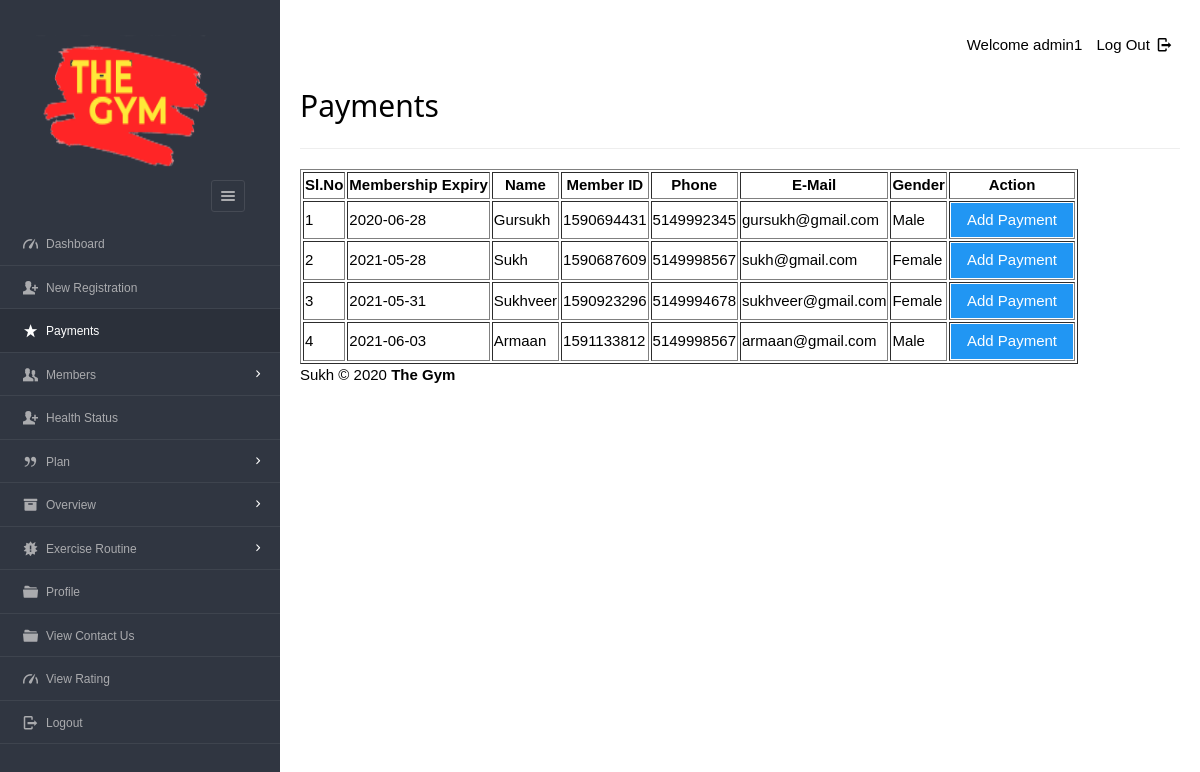
Page /dashboard/admin/payments.php (signed in) on the committed database.
### tables this page shows
CREATE TABLE `users` (
  `userid` varchar(20) NOT NULL,
  `username` varchar(40) NOT NULL,
  `gender` varchar(8) NOT NULL,
  `mobile` varchar(20) NOT NULL,
  `email` varchar(200) NOT NULL,
  `dob` varchar(10) NOT NULL,
  `joining_date` varchar(10) NOT NULL,
  `pass_key` varchar(100) NOT NULL
);

CREATE TABLE `enrolls_to` (
  `et_id` int(5) NOT NULL,
  `pid` varchar(8) NOT NULL,
  `uid` varchar(20) NOT NULL,
  `paid_date` varchar(15) DEFAULT NULL,
  `expire` varchar(15) DEFAULT NULL,
  `renewal` varchar(15) DEFAULT NULL,
  `discount` int(11) DEFAULT NULL,
  `price` int(11) DEFAULT NULL
);

### dashboard/admin/payments.php (the view, shortened to what this page needs)
<?php
require '../../include/db_conn.php';
?>
<!DOCTYPE html>
<html lang="en">
<head>
    <link rel="stylesheet" href="../../css/style.css"  id="style-resource-5">
    <link rel="stylesheet" href="../../css/dashMain.css">
    <link rel="stylesheet" type="text/css" href="../../css/entypo.css">
    <link href="a1style.css" type="text/css" rel="stylesheet">
</head>
      <body class="page-body  page-fade" onload="collapseSidebar()">
    	<div class="page-container sidebar-collapsed" id="navbarcollapse">
		<div class="sidebar-menu">
			<header class="logo-env">
			<div class="logo">
				<a href="main.php">
					<img src="../../images/logo.png" alt="" width="192" height="80" />
				</a>
			</div>
					<div class="sidebar-collapse" onclick="collapseSidebar()">
				<a href="#" class="sidebar-collapse-icon with-animation">
					<i class="entypo-menu"></i>
				</a>
			</div>
			</header>
    		<?php include('nav.php'); ?>
    	</div>
    		<div class="main-content">
				<div class="row">
					<div class="col-md-6 col-sm-8 clearfix">
					</div>
					<div class="col-md-6 col-sm-4 clearfix hidden-xs">
						<ul class="list-inline links-list pull-right">
							<li>Welcome <?php echo $_SESSION['full_name']; ?>
							</li>
							<li>
								<a href="logout.php">
									Log Out <i class="entypo-logout right"></i>
								</a>
							</li>
						</ul>
					</div>
				</div>
		<h2>Payments</h2>
		<hr />
		<table class="table table-bordered datatable" id="table-1" border=1>
			<thead>
				<tr>
					<th>Sl.No</th>
					<th>Membership Expiry</th>
					<th>Name</th>
					<th>Member ID</th>
					<th>Phone</th>
					<th>E-Mail</th>
					<th>Gender</th>
					<th>Action</th>
				</tr>
			</thead>
				<tbody>
				<?php
					$query  = "select * from enrolls_to where renewal='yes' ORDER BY expire";
					$result = mysqli_query($con, $query);
					$sno    = 1;
					if (mysqli_affected_rows($con) != 0) {
					    while ($row = mysqli_fetch_array($result, MYSQLI_ASSOC)) {
					        $uid   = $row['uid'];
					        $planid=$row['pid'];
					        $query1  = "select * from users WHERE userid='$uid'";
					        $result1 = mysqli_query($con, $query1);
					        if (mysqli_affected_rows($con) == 1) {
					            while ($row1 = mysqli_fetch_array($result1, MYSQLI_ASSOC)) {
					                 echo "<tr><td>".$sno."</td>";
					                echo "<td>" . $row['expire'] . "</td>";
					                echo "<td>" . $row1['username'] . "</td>";
					                echo "<td>" . $row1['userid'] . "</td>";
					                echo "<td>" . $row1['mobile'] . "</td>";
					                echo "<td>" . $row1['email'] . "</td>";
					                echo "<td>" . $row1['gender'] . "</td>";
					                $sno++;
					                echo "<td><form action='make_payments.php' method='post'><input type='hidden' name='userID' value='" . $uid . "'/>
					                <input type='hidden' name='planID' value='" . $planid . "'/><input type='submit' class='a1-btn a1-blue' value='Add Payment ' class='btn btn-info'/></form></td></tr>";
					                $uid = 0;
					            }
					        }
					    }
					}
					?>
				</tbody>
		</table>
			<?php include('footer.php'); ?>
    	</div>
    </body>
</html>

### css/style.css (style rules this page uses)
html { font-size: 62.5%; font-family: sans-serif; }
div { display: block; }
body { font-family: "Noto Sans", sans-serif, "Helvetica Neue", Helvetica, Arial, sans-serif; font-size: 12px; line-height: 1.428571429; display: block; margin: 0; }
*, *:before, *:after { box-sizing: border-box; }
a { text-decoration: none; background: transparent; }
img { vertical-align: middle; }
img { border: 0; }
.logo img { width: 220px; height: 200px; }
input, button, select, textarea { font-family: inherit; font-size: inherit; line-height: inherit; }
button, input { line-height: normal; }
button, input, select, textarea { font-family: inherit; font-size: 100%; margin: 0; }
input { background-color: white; cursor: text; padding: 1px; border-width: 2px; border-style: inset; border-color: initial; border-image: initial; }
input, textarea, select, button { text-rendering: auto; color: initial; letter-spacing: normal; word-spacing: normal; text-transform: none; text-indent: 0px; text-shadow: none; display: inline-block; text-align: start; margin: 0em; font: 400 13.3333px Arial; }
button, html input[type="button"], input[type="reset"], input[type="submit"] { cursor: pointer; }
a { color: #373e4a; text-decoration: none; }
a { background: transparent; }
a { color: #373e4a; }
.page-container { position: relative; padding-left: 280px; }
.page-container .sidebar-menu { position: absolute; width: 280px; top: 0; left: 0; bottom: 0; background: #303641; color: #aaabae; z-index: 1; min-height: 796px; box-sizing: border-box; }
.page-container .sidebar-menu .logo-env { width: 100%; padding: 35px; padding-bottom: 10px; box-sizing: border-box; }
.page-container .sidebar-menu .logo-env:before, .page-container .sidebar-menu .logo-env:after { content: " "; display: table; }
.page-container .sidebar-menu .logo-env > div { display: block; vertical-align: middle; white-space: nowrap; float: left; }
.page-container .sidebar-menu .logo-env > div > a { display: inline-block; color: #aaabae; }
.page-container .sidebar-menu .logo-env > div.sidebar-collapse, .page-container .sidebar-menu .logo-env > div.sidebar-mobile-menu { position: relative; float: right; }
.page-container .sidebar-menu .logo-env > div.sidebar-collapse a, .page-container .sidebar-menu .logo-env > div.sidebar-mobile-menu a { display: inline-block; border: 1px solid #454a54; text-align: center; padding: 0; line-height: 1; font-size: 20px; font-weight: 300; padding: 5px 2px; background-clip: padding-box; border-radius: 3px; transition: all 200ms ease-in-out; }
.page-container .sidebar-menu .logo-env .logo img { width: 180px; height: 150px; }
.page-container .sidebar-menu .logo-env:after { clear: both; }
ul, ol { margin-top: 0; margin-bottom: 8.5px; }
ul, menu, dir { display: block; list-style-type: disc; }
li { display: list-item; }
i, cite, em, var, address, dfn { font-style: italic; }

### css/entypo.css (style rules this page uses)
[class^="entypo-"]:before, [class*=" entypo-"]:before { font-family: "entypo"; font-style: normal; font-weight: normal; speak: none; display: inline-block; text-decoration: inherit; width: 1em; margin-right: .2em; text-align: center; font-variant: normal; text-transform: none; line-height: 1em; margin-left: .2em; }
.entypo-menu:before { content: '\e811'; }
.entypo-logout:before { content: '\e85d'; }

### rows in the picture
enrolls_to: expire "2020-06-28"
users: username "Gursukh", userid "1590694431", mobile "5149992345", email "gursukh@gmail.com", gender "Male"
enrolls_to: expire "2021-05-28"
users: username "Sukh", userid "1590687609", mobile "5149998567", email "sukh@gmail.com", gender "Female"
enrolls_to: expire "2021-05-31"
users: username "Sukhveer", userid "1590923296", mobile "5149994678", email "sukhveer@gmail.com", gender "Female"
enrolls_to: expire "2021-06-03"
users: username "Armaan", userid "1591133812", mobile "5149998567", email "armaan@gmail.com", gender "Male"

### other values in the picture
$_SESSION['full_name'] "admin1"
